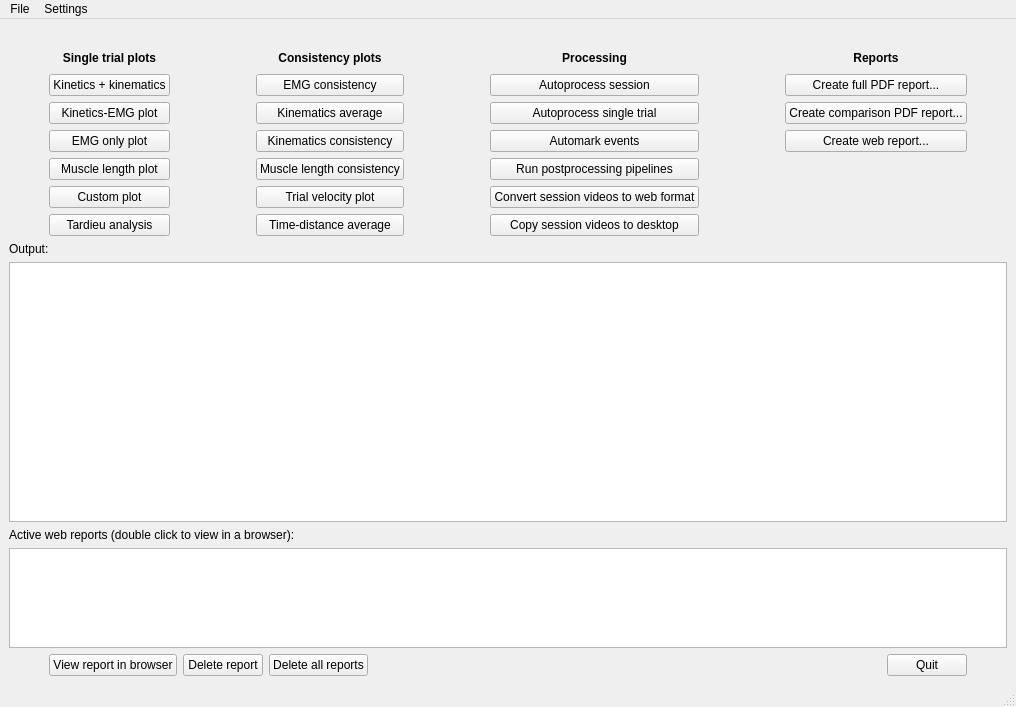
<?xml version="1.0" encoding="UTF-8"?>
<ui version="4.0">
 <class>MainWindow</class>
 <widget class="QMainWindow" name="MainWindow">
  <property name="geometry">
   <rect>
    <x>0</x>
    <y>0</y>
    <width>1016</width>
    <height>707</height>
   </rect>
  </property>
  <property name="windowTitle">
   <string>gaitutils menu</string>
  </property>
  <widget class="QWidget" name="centralwidget">
   <layout class="QVBoxLayout" name="verticalLayout">
    <item>
     <spacer name="verticalSpacer">
      <property name="orientation">
       <enum>Qt::Vertical</enum>
      </property>
      <property name="sizeType">
       <enum>QSizePolicy::Fixed</enum>
      </property>
      <property name="sizeHint" stdset="0">
       <size>
        <width>10</width>
        <height>20</height>
       </size>
      </property>
     </spacer>
    </item>
    <item>
     <layout class="QGridLayout" name="gridLayout">
      <item row="5" column="5">
       <widget class="QPushButton" name="btnTrialVelocity">
        <property name="text">
         <string>Trial velocity plot</string>
        </property>
       </widget>
      </item>
      <item row="6" column="1">
       <widget class="QPushButton" name="btnTardieu">
        <property name="text">
         <string>Tardieu analysis</string>
        </property>
       </widget>
      </item>
      <item row="3" column="7">
       <widget class="QPushButton" name="btnAutomark">
        <property name="text">
         <string>Automark events</string>
        </property>
       </widget>
      </item>
      <item row="1" column="1">
       <widget class="QPushButton" name="btnKinall">
        <property name="text">
         <string>Kinetics + kinematics</string>
        </property>
       </widget>
      </item>
      <item row="4" column="1">
       <widget class="QPushButton" name="btnMuscleLen">
        <property name="text">
         <string>Muscle length plot</string>
        </property>
       </widget>
      </item>
      <item row="1" column="7">
       <widget class="QPushButton" name="btnAutoprocSession">
        <property name="text">
         <string>Autoprocess session</string>
        </property>
       </widget>
      </item>
      <item row="2" column="1">
       <widget class="QPushButton" name="btnKinEMG">
        <property name="text">
         <string>Kinetics-EMG plot</string>
        </property>
       </widget>
      </item>
      <item row="3" column="5">
       <widget class="QPushButton" name="btnKinCons">
        <property name="text">
         <string>Kinematics consistency</string>
        </property>
       </widget>
      </item>
      <item row="0" column="1">
       <widget class="QLabel" name="label">
        <property name="font">
         <font>
          <weight>75</weight>
          <bold>true</bold>
         </font>
        </property>
        <property name="text">
         <string>Single trial plots</string>
        </property>
        <property name="alignment">
         <set>Qt::AlignCenter</set>
        </property>
       </widget>
      </item>
      <item row="1" column="5">
       <widget class="QPushButton" name="btnEMGCons">
        <property name="text">
         <string>EMG consistency</string>
        </property>
       </widget>
      </item>
      <item row="5" column="1">
       <widget class="QPushButton" name="btnCustom">
        <property name="text">
         <string>Custom plot</string>
        </property>
       </widget>
      </item>
      <item row="0" column="7">
       <widget class="QLabel" name="label_3">
        <property name="font">
         <font>
          <weight>75</weight>
          <bold>true</bold>
         </font>
        </property>
        <property name="text">
         <string>Processing</string>
        </property>
        <property name="alignment">
         <set>Qt::AlignCenter</set>
        </property>
       </widget>
      </item>
      <item row="2" column="7">
       <widget class="QPushButton" name="btnAutoprocTrial">
        <property name="text">
         <string>Autoprocess single trial</string>
        </property>
       </widget>
      </item>
      <item row="0" column="5">
       <widget class="QLabel" name="label_2">
        <property name="font">
         <font>
          <weight>75</weight>
          <bold>true</bold>
         </font>
        </property>
        <property name="text">
         <string>Consistency plots</string>
        </property>
        <property name="alignment">
         <set>Qt::AlignCenter</set>
        </property>
       </widget>
      </item>
      <item row="6" column="5">
       <widget class="QPushButton" name="btnTimeDistAverage">
        <property name="text">
         <string>Time-distance average</string>
        </property>
       </widget>
      </item>
      <item row="3" column="1">
       <widget class="QPushButton" name="btnEMG">
        <property name="text">
         <string>EMG only plot</string>
        </property>
       </widget>
      </item>
      <item row="0" column="0">
       <spacer name="horizontalSpacer_3">
        <property name="orientation">
         <enum>Qt::Horizontal</enum>
        </property>
        <property name="sizeType">
         <enum>QSizePolicy::Fixed</enum>
        </property>
        <property name="sizeHint" stdset="0">
         <size>
          <width>40</width>
          <height>20</height>
         </size>
        </property>
       </spacer>
      </item>
      <item row="2" column="5">
       <widget class="QPushButton" name="btnKinAverage">
        <property name="text">
         <string>Kinematics average</string>
        </property>
       </widget>
      </item>
      <item row="0" column="10">
       <spacer name="horizontalSpacer_4">
        <property name="orientation">
         <enum>Qt::Horizontal</enum>
        </property>
        <property name="sizeType">
         <enum>QSizePolicy::Fixed</enum>
        </property>
        <property name="sizeHint" stdset="0">
         <size>
          <width>40</width>
          <height>20</height>
         </size>
        </property>
       </spacer>
      </item>
      <item row="4" column="5">
       <widget class="QPushButton" name="btnMuscleLenCons">
        <property name="text">
         <string>Muscle length consistency</string>
        </property>
       </widget>
      </item>
      <item row="0" column="9">
       <widget class="QLabel" name="label_5">
        <property name="font">
         <font>
          <weight>75</weight>
          <bold>true</bold>
         </font>
        </property>
        <property name="text">
         <string>Reports</string>
        </property>
        <property name="alignment">
         <set>Qt::AlignCenter</set>
        </property>
       </widget>
      </item>
      <item row="0" column="8">
       <spacer name="horizontalSpacer_6">
        <property name="orientation">
         <enum>Qt::Horizontal</enum>
        </property>
        <property name="sizeType">
         <enum>QSizePolicy::Fixed</enum>
        </property>
        <property name="sizeHint" stdset="0">
         <size>
          <width>80</width>
          <height>20</height>
         </size>
        </property>
       </spacer>
      </item>
      <item row="1" column="9">
       <widget class="QPushButton" name="btnCreatePDFs">
        <property name="text">
         <string>Create full PDF report...</string>
        </property>
       </widget>
      </item>
      <item row="2" column="9">
       <widget class="QPushButton" name="btnCreateComparison">
        <property name="text">
         <string>Create comparison PDF report...</string>
        </property>
       </widget>
      </item>
      <item row="3" column="9">
       <widget class="QPushButton" name="btnCreateWebReport">
        <property name="text">
         <string>Create web report...</string>
        </property>
       </widget>
      </item>
      <item row="0" column="6">
       <spacer name="horizontalSpacer_2">
        <property name="orientation">
         <enum>Qt::Horizontal</enum>
        </property>
        <property name="sizeType">
         <enum>QSizePolicy::Fixed</enum>
        </property>
        <property name="sizeHint" stdset="0">
         <size>
          <width>80</width>
          <height>20</height>
         </size>
        </property>
       </spacer>
      </item>
      <item row="0" column="2">
       <spacer name="horizontalSpacer_5">
        <property name="orientation">
         <enum>Qt::Horizontal</enum>
        </property>
        <property name="sizeType">
         <enum>QSizePolicy::Fixed</enum>
        </property>
        <property name="sizeHint" stdset="0">
         <size>
          <width>80</width>
          <height>20</height>
         </size>
        </property>
       </spacer>
      </item>
      <item row="4" column="7">
       <widget class="QPushButton" name="btnPostprocessSession">
        <property name="text">
         <string>Run postprocessing pipelines</string>
        </property>
       </widget>
      </item>
      <item row="6" column="7">
       <widget class="QPushButton" name="btnCopyVideos">
        <property name="text">
         <string>Copy session videos to desktop</string>
        </property>
       </widget>
      </item>
      <item row="5" column="7">
       <widget class="QPushButton" name="btnConvertSessionVideos">
        <property name="text">
         <string>Convert session videos to web format</string>
        </property>
       </widget>
      </item>
     </layout>
    </item>
    <item>
     <widget class="QLabel" name="label_4">
      <property name="text">
       <string>Output:</string>
      </property>
     </widget>
    </item>
    <item>
     <widget class="QPlainTextEdit" name="txtOutput"/>
    </item>
    <item>
     <widget class="QLabel" name="label_6">
      <property name="text">
       <string>Active web reports (double click to view in a browser):</string>
      </property>
     </widget>
    </item>
    <item>
     <widget class="NiceListWidget" name="listActiveReports">
      <property name="sizePolicy">
       <sizepolicy hsizetype="Expanding" vsizetype="Expanding">
        <horstretch>0</horstretch>
        <verstretch>0</verstretch>
       </sizepolicy>
      </property>
      <property name="maximumSize">
       <size>
        <width>16777215</width>
        <height>100</height>
       </size>
      </property>
     </widget>
    </item>
    <item>
     <layout class="QHBoxLayout" name="horizontalLayout_2">
      <item>
       <spacer name="horizontalSpacer_7">
        <property name="orientation">
         <enum>Qt::Horizontal</enum>
        </property>
        <property name="sizeType">
         <enum>QSizePolicy::Fixed</enum>
        </property>
        <property name="sizeHint" stdset="0">
         <size>
          <width>40</width>
          <height>20</height>
         </size>
        </property>
       </spacer>
      </item>
      <item>
       <widget class="QPushButton" name="btnViewReport">
        <property name="text">
         <string>View report in browser</string>
        </property>
       </widget>
      </item>
      <item>
       <widget class="QPushButton" name="btnDeleteReport">
        <property name="text">
         <string>Delete report</string>
        </property>
       </widget>
      </item>
      <item>
       <widget class="QPushButton" name="btnDeleteAllReports">
        <property name="text">
         <string>Delete all reports</string>
        </property>
       </widget>
      </item>
      <item>
       <spacer name="horizontalSpacer_8">
        <property name="orientation">
         <enum>Qt::Horizontal</enum>
        </property>
        <property name="sizeHint" stdset="0">
         <size>
          <width>40</width>
          <height>20</height>
         </size>
        </property>
       </spacer>
      </item>
      <item>
       <widget class="QPushButton" name="btnQuit">
        <property name="text">
         <string>Quit</string>
        </property>
       </widget>
      </item>
      <item>
       <spacer name="horizontalSpacer_9">
        <property name="orientation">
         <enum>Qt::Horizontal</enum>
        </property>
        <property name="sizeType">
         <enum>QSizePolicy::Fixed</enum>
        </property>
        <property name="sizeHint" stdset="0">
         <size>
          <width>40</width>
          <height>20</height>
         </size>
        </property>
       </spacer>
      </item>
     </layout>
    </item>
    <item>
     <layout class="QHBoxLayout" name="horizontalLayout"/>
    </item>
   </layout>
  </widget>
  <widget class="QMenuBar" name="menubar">
   <property name="geometry">
    <rect>
     <x>0</x>
     <y>0</y>
     <width>1016</width>
     <height>21</height>
    </rect>
   </property>
   <widget class="QMenu" name="menuFile">
    <property name="title">
     <string>File</string>
    </property>
    <addaction name="actionQuit"/>
   </widget>
   <widget class="QMenu" name="menuSettings">
    <property name="title">
     <string>Settings</string>
    </property>
    <addaction name="actionOpts"/>
   </widget>
   <addaction name="menuFile"/>
   <addaction name="menuSettings"/>
  </widget>
  <widget class="QStatusBar" name="statusbar"/>
  <action name="actionOptions">
   <property name="text">
    <string>Options...</string>
   </property>
  </action>
  <action name="actionQuit">
   <property name="text">
    <string>Quit</string>
   </property>
  </action>
  <action name="actionOptions_2">
   <property name="text">
    <string>Options...</string>
   </property>
  </action>
  <action name="actionOptions_3">
   <property name="text">
    <string>Options...</string>
   </property>
  </action>
  <action name="actionOptions_4">
   <property name="text">
    <string>Options</string>
   </property>
  </action>
  <action name="actionOpts">
   <property name="text">
    <string>Options...</string>
   </property>
  </action>
 </widget>
 <customwidgets>
  <customwidget>
   <class>NiceListWidget</class>
   <extends>QListWidget</extends>
   <header>plotter_gui</header>
  </customwidget>
 </customwidgets>
 <resources/>
 <connections/>
</ui>
